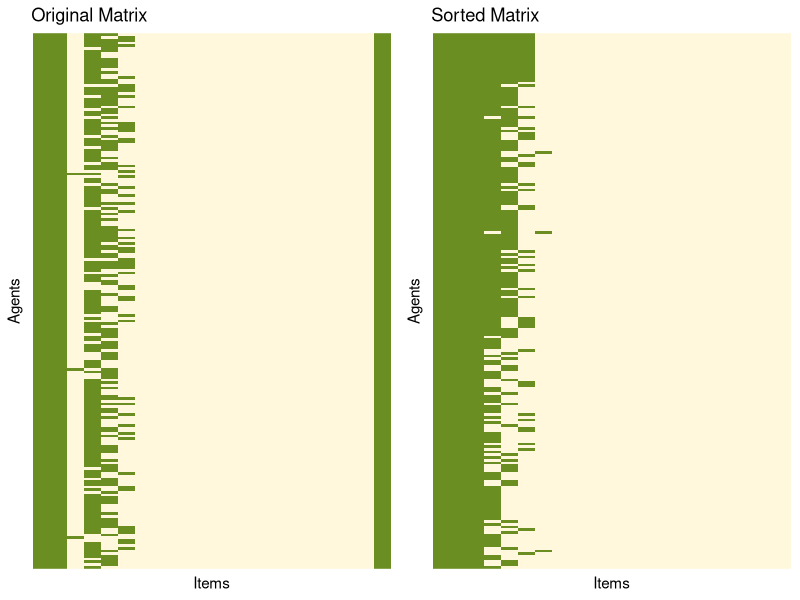
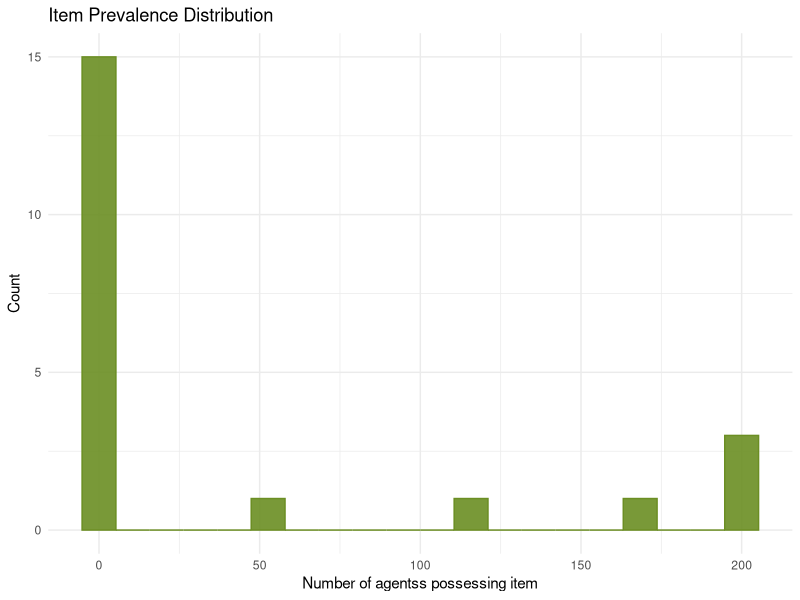
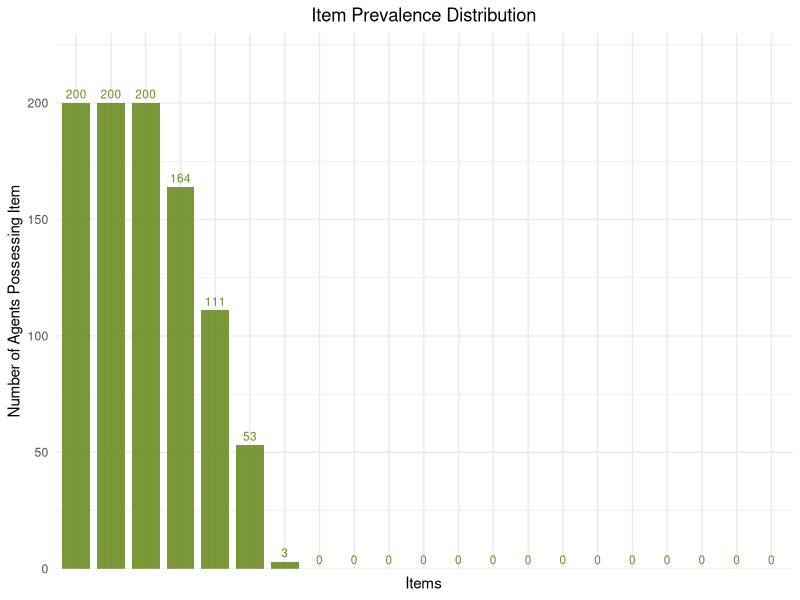
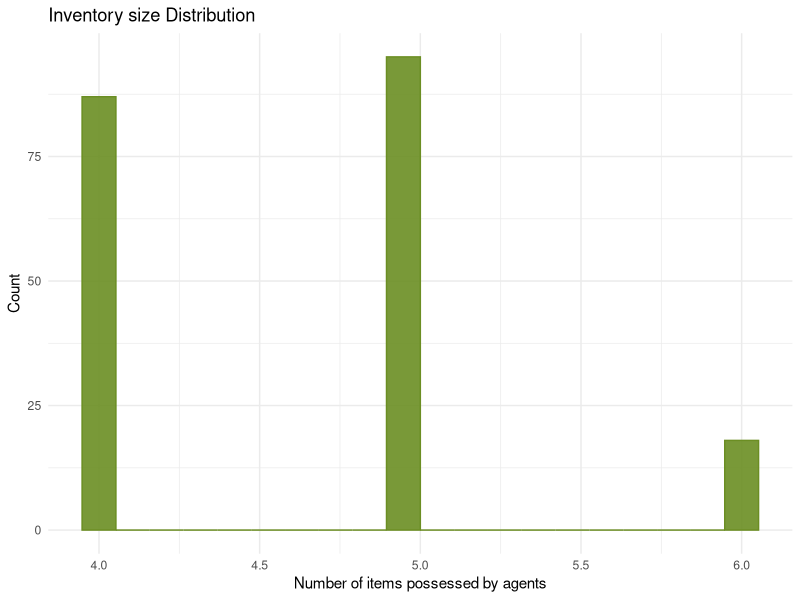
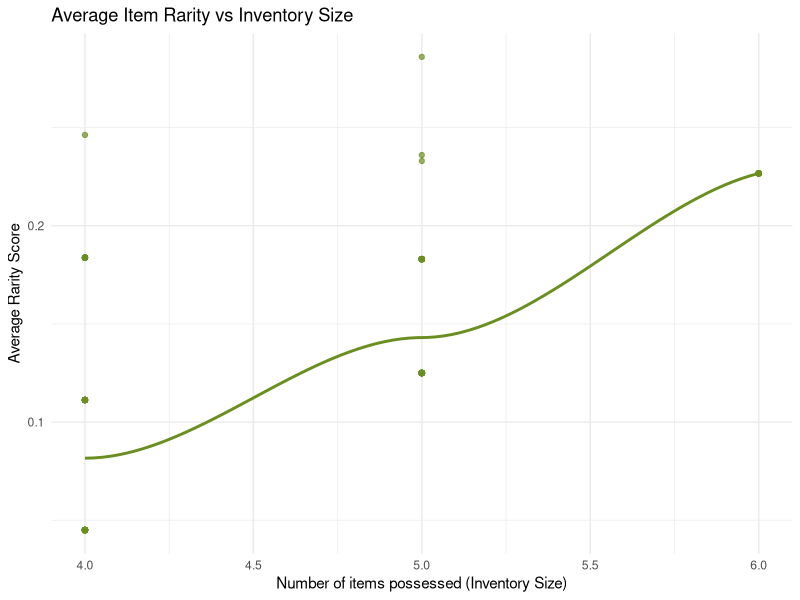
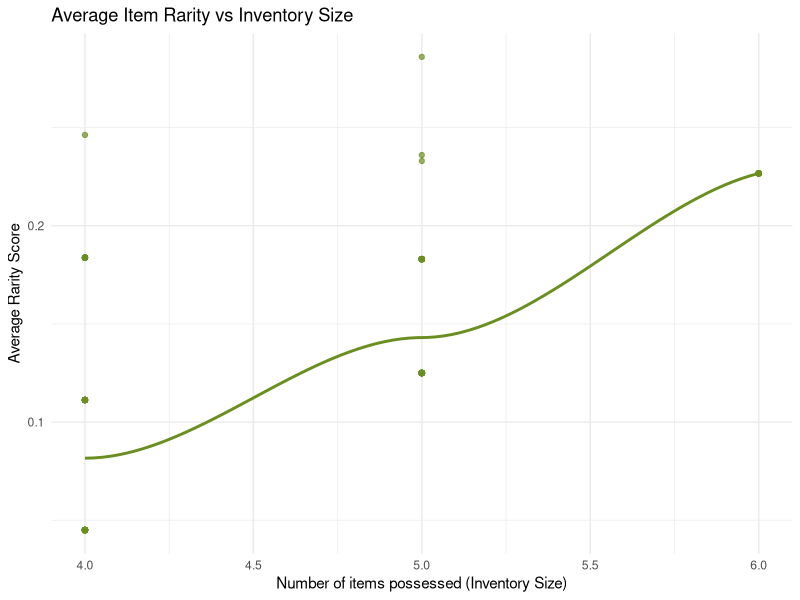
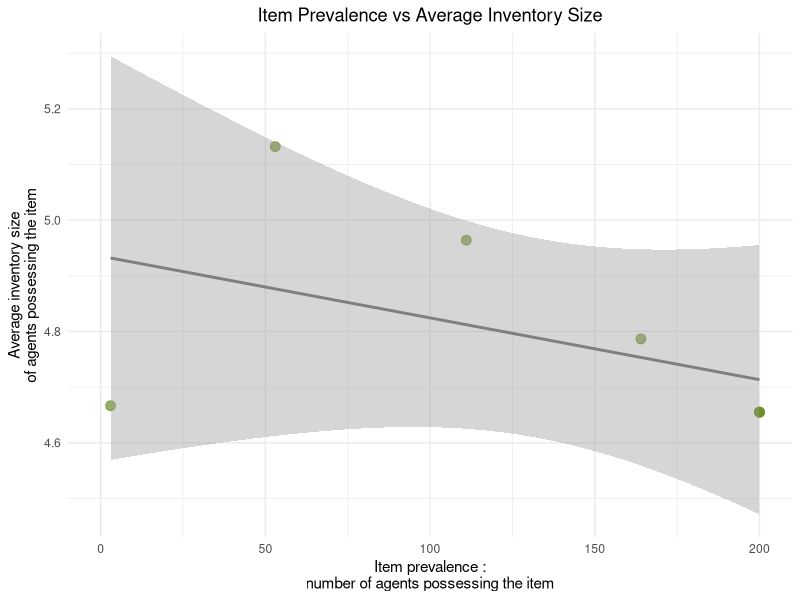
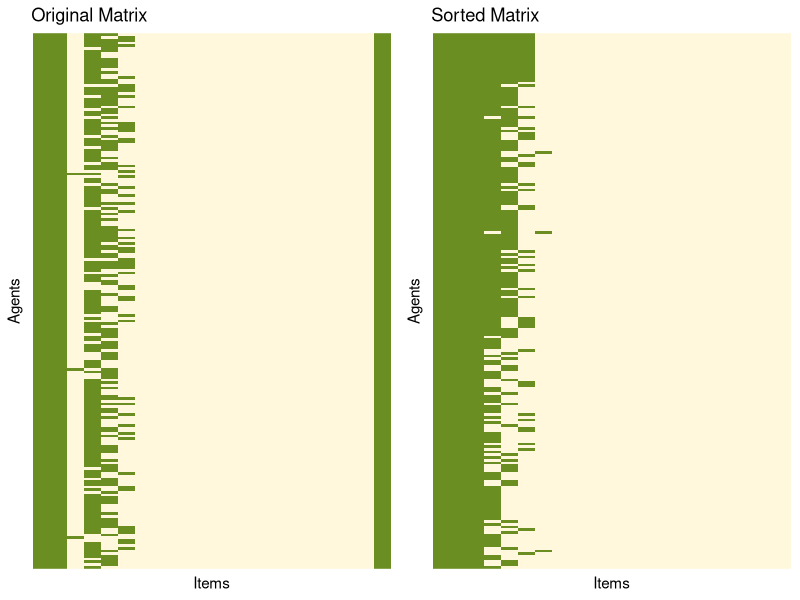

Reproduce these figures in R, in order. (Note: a time limit stopped this script after it produced the figures.)

# ====== Cultural Evolution ======


## Library import ====

library(dplyr)
library(gridExtra)
library(ggplot2)
library(reshape2)

library(vegan)
library(permute)
library(lattice)


## Set parameters ====

num_agents <- 200
num_items <- 20
num_generations <- 20
burn_in <- 0 # between 0 and num_generations

transmission_rate <- 0.6 # between 0 and 1
mutation_rate <- 0.001 # between 0 and 1, has to be very low

set_quota <- FALSE
quota_mean <- 14 # between 0 and num_items

set_appeal <- FALSE # appeal_mean is now directly written in the code
set_gateway <- TRUE
gateway_threshold <- 0.5 # between 0 and 1


## Cultural evolution simulation ====

### Initialize binary matrix ----
if(set_gateway) {
  binary_matrix <- matrix(0, nrow = num_agents, ncol = num_items+1,
                        dimnames = list(paste0("agent_", 1:num_agents),
                                        c(paste0("item_", 1:num_items), "item_0")))
  binary_matrix[, "item_0"] <- 1
  
} else {
  binary_matrix <- matrix(0, nrow = num_agents, ncol = num_items,
                          dimnames = list(paste0("agent_", 1:num_agents),
                                          paste0("item_", 1:num_items)))
}

### Assign quotas if enabled ----
if(set_quota) {
  std_dev_q <- quota_mean/2
  quotas <- rnorm(num_agents, mean = quota_mean, sd = std_dev_q)
  quotas <- pmin(pmax(round(quotas), 1), num_items)
  names(quotas) <- paste0("agent_", 1:num_agents)
}

### Initialize appeal scores if enabled ----
if(set_appeal) {
  # Generate scores with normal distribution and clamp to (0,1)
  appeal_scores <- rnorm(num_items, mean = 0.5, sd = 0.2)
  appeal_scores <- pmax(pmin(appeal_scores, 0.99), 0.01)
  names(appeal_scores) <- paste0("item_", 1:num_items)
}


### Burn-in period (mutations only) ----
for(gen in 1:burn_in) {
  
  # Mutation process
  for(agent in 1:num_agents) {
    for(item in 1:num_items) {
      if (runif(1) < mutation_rate){
        if (binary_matrix[agent, item]==0){
          
          # Mutation with gateway
          if (set_gateway) {
            prev_sum <- sum(binary_matrix[agent, 1:(item-1)]) + 1
            num_prev <- item - 1
            # Apply gateway threshold
            if(num_prev == 0 || prev_sum >= (gateway_threshold * num_prev)) {
              binary_matrix[agent, item] <- 1
            }
          } else {
            binary_matrix[agent, item] <- 1
          }
        } else {
          binary_matrix[agent, item] <- 0
        } } } } }


### Main simulation loop ----
for(gen in (burn_in + 1):num_generations) {
  
  # Mutation process
  for(agent in 1:num_agents) {
    for(item in 1:num_items) {
      if (runif(1) < mutation_rate){
        if (binary_matrix[agent, item]==0){
          
          # Mutation with gateway
          if (set_gateway) {
            prev_sum <- sum(binary_matrix[agent, 1:(item-1)]) + 1
            num_prev <- item - 1
            # Apply gateway threshold
            if(prev_sum >= (gateway_threshold * num_prev)) {
              binary_matrix[agent, item] <- 1
            }
          } else {
            binary_matrix[agent, item] <- 1
          }
        } else {
          binary_matrix[agent, item] <- 0
        } } } }
  
  ### Pairwise interactions ----
  num_pairs <- ceiling(transmission_rate * num_agents^2)
  shuffled_agents <- sample(rownames(binary_matrix))
  
  for(pair in 1:floor(length(shuffled_agents)/2)) {
    agent_A <- shuffled_agents[2*pair - 1]
    agent_B <- shuffled_agents[2*pair]

    # Skip invalid pairs
    if (any(is.na(c(agent_A, agent_B)))) next
       if(identical(agent_A, agent_B)) {
         next
       }
       if (all(binary_matrix[agent_A, ] == 0) && all(binary_matrix[agent_B, ] == 0)) {
         next
       }
       if (identical(binary_matrix[agent_A, ], binary_matrix[agent_B, ])) {
         next
       }
    
    # Find unique items
    items_A <- which(binary_matrix[agent_A, ] == 1 & binary_matrix[agent_B, ] == 0)
    items_B <- which(binary_matrix[agent_B, ] == 1 & binary_matrix[agent_A, ] == 0)


    # Determine transmission direction
    if(length(items_A) > 0 && length(items_B) == 0) {
      giver <- agent_A
      receiver <- agent_B
      items_to_transmit <- items_A
    } else if(length(items_B) > 0 && length(items_A) == 0) {
      giver <- agent_B
      receiver <- agent_A
      items_to_transmit <- items_B
    } else if(length(items_A) > 0 && length(items_B) > 0) {
      if(runif(1) < 0.5) {
        giver <- agent_A
        receiver <- agent_B
        items_to_transmit <- items_A
      } else {
        giver <- agent_B
        receiver <- agent_A
        items_to_transmit <- items_B
      }
    } else {
      next
    }

    ### Perform transmission ----
    # if there is only one item 
    if (length(items_to_transmit) == 1) {
      transmitted_item <- items_to_transmit[1]
      
    # Take appeal into account if enabled
    } else if(set_appeal) {
      # Get appeal weights
      item_weights <- appeal_scores[names(items_to_transmit)]
      # Normalize weights so that it sums to 1
      item_weights <- item_weights/sum(item_weights)
      transmitted_item <- sample(items_to_transmit, 1, prob = item_weights)
    } else {
      transmitted_item <- sample(items_to_transmit, 1)
    }

    allow_transmition <- TRUE
    
    # Gateway check before transmission
    if (set_gateway) {
      allow_transmition <- FALSE
      item_index <- which(colnames(binary_matrix) == paste0("item_", transmitted_item))
      previous_sum <- sum(binary_matrix[receiver, 1:(item_index-1)]) + 1
      num_prev_items <- item_index - 1
      if(previous_sum >= (gateway_threshold * num_prev_items)) {
        allow_transmition <- TRUE }
    }

    if (allow_transmition){
      binary_matrix[receiver, transmitted_item] <- 1
    }
    
    
    ### Enforce quotas ----
    if(set_quota) {
      for(agent in c(agent_A, agent_B)) {
        current_items <- which(binary_matrix[agent, ] == 1)
        quota_limit <- quotas[[agent]]
        
        while(length(current_items) > quota_limit) {
          if(length(current_items) == 1) {  # Directly drop the only item
            dropped <- current_items[1]
          } else if(set_appeal) {
            drop_weights <- 1 - appeal_scores[names(current_items)]
            drop_weights <- drop_weights/sum(drop_weights)
            dropped <- sample(current_items, 1, prob = drop_weights)
          } else {
            dropped <- sample(current_items, 1)
          }
          binary_matrix[agent, dropped] <- 0
          current_items <- which(binary_matrix[agent, ] == 1)
        } } } }
}


## Calculate final results ####
item_prevalence <- colSums(binary_matrix)
inventory_size <- rowSums(binary_matrix)
binary_matrix_df <- as.data.frame(binary_matrix)
colnames(binary_matrix_df) <- paste0("Item_", 1:num_items)
rownames(binary_matrix_df) <- paste0("Agent_", 1:num_agents)


## Plotting Matrix ####

# Sorting function implementation
sort_matrix <- function(M, iter) {
  for(i in 1:iter) {
    M <- M[, order(colSums(M), decreasing = TRUE)]
    M <- M[order(rowSums(M)), ]
  }
  return(M)
}

# Matrix plotting function
plot_matrix <- function(matrix_data, title) {

  df <- reshape2::melt(matrix_data)
  colnames(df) <- c("Agent", "CulturalItem", "Value")  # Renamed to avoid conflict
  # Convert to factors with proper ordering
  df$Agent <- factor(df$Agent, levels = rownames(matrix_data))  # Invert levels for y-axis
  df$CulturalItem <- factor(df$CulturalItem, levels = colnames(matrix_data))
  
  # Plot with inverted y-axis
  ggplot(df, aes(x = CulturalItem, y = Agent, fill = factor(Value))) +
    geom_tile() +
    scale_fill_manual(values = c("0" = "cornsilk", "1" = "olivedrab")) +
    theme_minimal() +
    labs(title = title, x = "Items", y = "Agents") +
    theme(axis.text.x = element_blank(),
          axis.text.y = element_blank(),
          axis.ticks = element_blank(),
          panel.grid = element_blank(),
          legend.position = "none")
}

# Generate and plot matrices
ordered_matrix <- sort_matrix(binary_matrix, 50)
p1 <- plot_matrix(binary_matrix, "Original Matrix")
p2 <- plot_matrix(ordered_matrix, "Sorted Matrix")
grid.arrange(p1, p2, ncol = 2)


## Plot rarity, prevalence, frequency ####

### 1. Item Prevalence Distribution ----
prevalence_plot <- ggplot(data.frame(Prevalence = item_prevalence), 
                          aes(x = Prevalence)) +
  geom_histogram(fill = "olivedrab", color = "olivedrab",
                 alpha = 0.9, bins = 20) +
  labs(title = "Item Prevalence Distribution",
       x = "Number of agentss possessing item",
       y = "Count") +
  theme_minimal()
prevalence_plot


### 1. bis. Item prevalence ----
# Create a data frame with item IDs and their prevalence
item_data <- data.frame(
  Item = factor(1:length(item_prevalence)),  # Convert to factor for discrete axis
  Prevalence = item_prevalence)

prevalence_barplot <- ggplot(item_data, 
                             aes(x = reorder(Item, -Prevalence), 
                                 y = Prevalence)) +
  geom_bar(stat = "identity", fill = "olivedrab", 
           alpha = 0.9, width = 0.8) +
  # Add text labels at the top of bars
  geom_text(aes(label = Prevalence), vjust = -0.5, 
            color = "olivedrab4", size = 3) +
  labs(title = "Item Prevalence Distribution",
       x = "Items",
       y = "Number of Agents Possessing Item") +
  theme_minimal() +
  theme(axis.text.x = element_blank(),  # Remove x-axis text
        plot.title = element_text(hjust = 0.5)) +
  scale_y_continuous(expand = expansion(mult = c(0, 0.15)))  # Add space for top labels
prevalence_barplot


### 2. Inventory size Distribution ----
inventory_plot <- ggplot(data.frame(Inventory = inventory_size), 
                         aes(x = Inventory)) +
  geom_histogram(fill = "olivedrab", color = "olivedrab", 
                 alpha = 0.9, bins = 20) +
  labs(title = "Inventory size Distribution",
       x = "Number of items possessed by agents",
       y = "Count") +
  theme_minimal()
inventory_plot


### 3. Average Rarity vs Inventory Size ----
# Calculate item rarity (inverse of prevalence normalized)
item_rarity <- 1 - (item_prevalence/max(item_prevalence))

# Calculate agent-level metrics
agent_stats <- data.frame(
  Agent = rownames(binary_matrix),
  InventorySize = rowSums(binary_matrix),
  AvgRarity = apply(binary_matrix, 1, function(x) {
    mean(item_rarity[which(x == 1)])
  }))

# Rarity plot
rarity_plot <- ggplot(agent_stats, aes(x = InventorySize, y = AvgRarity)) +
  geom_point(color = "olivedrab", alpha = 0.7) +
  geom_smooth(method = "loess", color = "olivedrab", se = FALSE) +
  labs(title = "Average Item Rarity vs Inventory Size",
       x = "Number of items possessed (Inventory Size)",
       y = "Average Rarity Score") +
  theme_minimal()
rarity_plot

### 4. Newest plot ####
data

rarity_plot <- ggplot(agent_stats, aes(x = InventorySize, y = AvgRarity)) +
  geom_point(color = "olivedrab", alpha = 0.7) +
  geom_smooth(method = "loess", color = "olivedrab", se = FALSE) +
  labs(title = "Average Item Rarity vs Inventory Size",
       x = "Number of items possessed (Inventory Size)",
       y = "Average Rarity Score") +
  theme_minimal()
rarity_plot


### 3.bis Prevalence vs Average Inventory Size ----
# Calculate average inventory size for agents possessing each item
avg_inventory <- apply(binary_matrix, 2, function(item_col) {
  mean(rowSums(binary_matrix)[item_col == 1])
})

# Create data frame for plotting
item_stats <- data.frame(
  Prevalence = item_prevalence,
  AvgInventory = avg_inventory
)

# Create the scatter plot
prevalence_inventory_plot <- ggplot(item_stats, aes(x = Prevalence, y = AvgInventory)) +
  geom_point(color = "olivedrab", alpha = 0.7, size = 3) +
  geom_smooth(method = "lm", color = "gray50") +
  labs(title = "Item Prevalence vs Average Inventory Size",
       x = "Item prevalence :\nnumber of agents possessing the item",
       y = "Average inventory size\nof agents possessing the item") +
  theme_minimal() +
  theme(plot.title = element_text(hjust = 0.5))

prevalence_inventory_plot



### Save plots ----
# Create plot directory with timestamp
plot_dir <- paste0("plots_", format(Sys.time(), "%Y-%m-%d_%H-%M-%S"))
dir.create(plot_dir)

#Save all above plots
combined_plot <- grid.arrange(p1, p2, ncol = 2)
ggsave(file.path(plot_dir, "00_matrices.png"), 
       combined_plot, width = 12, height = 8, dpi = 300)
ggsave(file.path(plot_dir, "01_item_prevalence_bars.png"), 
       prevalence_barplot, width = 8, height = 6)
ggsave(file.path(plot_dir, "02_item_prevalence.png"), 
       prevalence_plot, width = 8, height = 6)
ggsave(file.path(plot_dir, "03_inventory_plot.png"), 
       inventory_plot, width = 8, height = 6)
ggsave(file.path(plot_dir, "04_rarity_vs_inventory.png"), 
       rarity_plot, width = 8, height = 6)
ggsave(file.path(plot_dir, "05_prevalence_vs_inventory.png"), 
       prevalence_inventory_plot, width = 8, height = 6)


## Nestedness tests ####

### NODF ----
# r00
out_nodf_r00 <- oecosimu(binary_matrix, nestednodf, "r00", alt = "greater")
print(out_nodf_r00)
densityplot(permustats(out_nodf_r00), main = "NODF Permutations - r00",
            layout = c(1, 3), aspect = "fill", as.table = TRUE)

png(file.path(plot_dir, paste0("06_NODF_r00.png")), width = 400, height = 800)
print(densityplot(permustats(out_nodf_r00), main = "NODF Permutations - r00",
                  layout = c(1, 3), aspect = "fill", as.table = TRUE))
dev.off()

# r0
out_nodf_r0 <- oecosimu(binary_matrix, nestednodf, "r0", alt = "greater")
print(out_nodf_r0)
densityplot(permustats(out_nodf_r0), main = "NODF Permutations - r0",
            layout = c(1, 3), aspect = "fill", as.table = TRUE)

png(file.path(plot_dir, paste0("06_NODF_r0.png")), width = 400, height = 800)
print(densityplot(permustats(out_nodf_r0), main = "NODF Permutations - r0",
                  layout = c(1, 3), aspect = "fill", as.table = TRUE))
dev.off()

# r1
out_nodf_r1 <- oecosimu(binary_matrix, nestednodf, "r1", alt = "greater")
print(out_nodf_r1)
densityplot(permustats(out_nodf_r1), main = "NODF Permutations - r1",
            layout = c(1, 3), aspect = "fill", as.table = TRUE)

png(file.path(plot_dir, paste0("06_NODF_r1.png")), width = 400, height = 800)
print(densityplot(permustats(out_nodf_r1), main = "NODF Permutations - r1",
                  layout = c(1, 3), aspect = "fill", as.table = TRUE))
dev.off()

# c0
out_nodf_c0 <- oecosimu(binary_matrix, nestednodf, "c0", alt = "greater")
print(out_nodf_c0)
densityplot(permustats(out_nodf_c0), main = "NODF Permutations - c0",
            layout = c(1, 3), aspect = "fill", as.table = TRUE)

png(file.path(plot_dir, paste0("06_NODF_c0.png")), width = 400, height = 800)
print(densityplot(permustats(out_nodf_c0), main = "NODF Permutations - c0",
                  layout = c(1, 3), aspect = "fill", as.table = TRUE))
dev.off()

# swap
# sequential algorithm for binary matrices that changes 
#the matrix structure, but does not influence marginal sums 
#(Gotelli & Entsminger 2003). This inspects 2 × 2 submatrices so
#long that a swap can be done.
out_nodf_swap <- oecosimu(binary_matrix, nestednodf, "swap", alt = "greater")
print(out_nodf_swap)
densityplot(permustats(out_nodf_swap), main = "NODF Permutations - swap",
            layout = c(1, 3), aspect = "fill", as.table = TRUE)

png(file.path(plot_dir, paste0("06_NODF_swap.png")), width = 400, height = 800)
print(densityplot(permustats(out_nodf_swap), main = "NODF Permutations - swap",
                  layout = c(1, 3), aspect = "fill", as.table = TRUE))
dev.off()

# curveball
out_nodf_cb <- oecosimu(binary_matrix, nestednodf, "curveball", alt = "greater")
print(out_nodf_cb)
densityplot(permustats(out_nodf_cb), main = "NODF Permutations - curveball",
            layout = c(1, 3), aspect = "fill", as.table = TRUE)

png(file.path(plot_dir, paste0("06_NODF_cb.png")), width = 400, height = 800)
print(densityplot(permustats(out_nodf_cb), main = "NODF Permutations - cb",
                  layout = c(1, 3), aspect = "fill", as.table = TRUE))
dev.off()


### Temp ----
# r00
out_temp_r00 <- oecosimu(binary_matrix, nestedtemp, "r00", alt = "less")
print(out_temp_r00)
densityplot(permustats(out_temp_r00), main = "TEMP Permutations - r00")

png(file.path(plot_dir, paste0("07_Temp_r00.png")), width = 800, height = 600)
print(densityplot(permustats(out_temp_r00), main = "TEMP Permutations - r00"))
dev.off()

# r0
out_temp_r0 <- oecosimu(binary_matrix, nestedtemp, "r0", alt = "less")
print(out_temp_r0)
densityplot(permustats(out_temp_r0), main = "TEMP Permutations - r0")

png(file.path(plot_dir, paste0("07_Temp_r0.png")), width = 800, height = 600)
print(densityplot(permustats(out_temp_r0), main = "TEMP Permutations - r0"))
dev.off()

# r1
out_temp_r1 <- oecosimu(binary_matrix, nestedtemp, "r1", alt = "less")
print(out_temp_r1)
densityplot(permustats(out_temp_r1), main = "TEMP Permutations - r1")

png(file.path(plot_dir, paste0("07_Temp_r1.png")), width = 800, height = 600)
print(densityplot(permustats(out_temp_r1), main = "TEMP Permutations - r1"))
dev.off()

# c0
out_temp_c0 <- oecosimu(binary_matrix, nestedtemp, "c0", alt = "less")
print(out_temp_c0)
densityplot(permustats(out_temp_c0), main = "TEMP Permutations - c0")

png(file.path(plot_dir, paste0("07_Temp_c0.png")), width = 800, height = 600)
print(densityplot(permustats(out_temp_c0), main = "TEMP Permutations - c0"))
dev.off()

# swap
out_temp_swap <- oecosimu(binary_matrix, nestedtemp, "swap", alt = "less")
print(out_temp_swap)
densityplot(permustats(out_temp_swap), main = "TEMP Permutations - swap")

png(file.path(plot_dir, paste0("07_Temp_swap.png")), width = 800, height = 600)
print(densityplot(permustats(out_temp_swap), main = "TEMP Permutations - swap"))
dev.off()

# curveball
out_temp_cb <- oecosimu(binary_matrix, nestedtemp, "curveball", alt = "less")
print(out_temp_cb)
densityplot(permustats(out_temp_cb), main = "TEMP Permutations - curveball")

png(file.path(plot_dir, paste0("07_Temp_cb.png")), width = 800, height = 600)
print(densityplot(permustats(out_temp_cb), main = "TEMP Permutations - curveball"))
dev.off()
